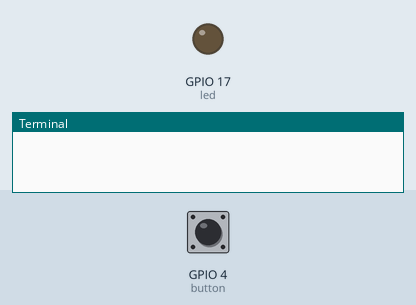
The program below on a simulated Raspberry Pi (BCM pin numbers). Parts: output pins drawn as LEDs (lit = HIGH), the last lines printed to the terminal. The test bench sets the inputs (shaded band); at power-on: GPIO 4 (button) HIGH.

Above: at 1.2 s.
1.3 s: GPIO 4 (button) pulled LOW for 0.15 s
At 2.5 s:
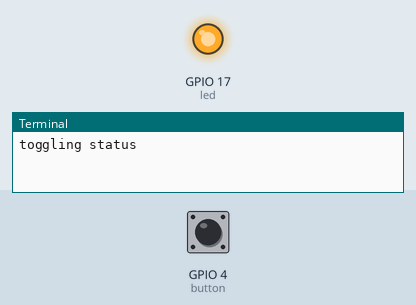
2.9 s: GPIO 4 (button) pulled LOW for 1 s
At 3.8 s:
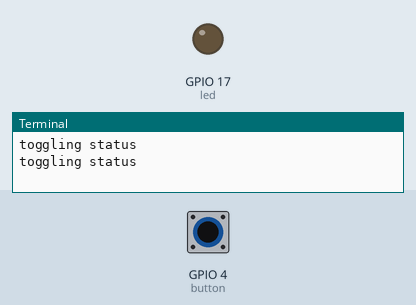
5.4 s: GPIO 4 (button) pulled LOW for 3.2 s
At 5.7 s:
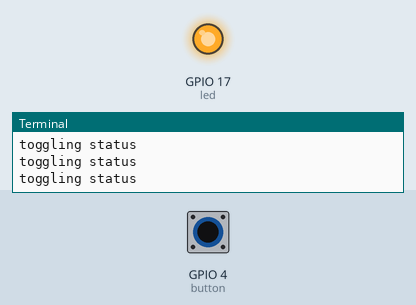
Timing chart, 0 to 8.4 s (numbered marks = the images above; inputs shaded):
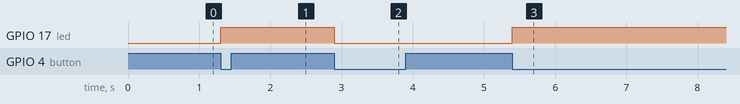

The program:

main.py
```python
from gpiozero import LED, Button
from time import sleep
from signal import pause

def when_pressed():
    print("toggling status")
    led.toggle()

led = LED(17)
button = Button(4, bounce_time=0.3)

button.when_pressed = when_pressed

pause()
```

Measured:
- after the input at 1.3 s, GPIO 17 (led): LOW → HIGH at once
- after the input at 2.9 s, GPIO 17 (led): HIGH → LOW at once
- after the input at 5.4 s, GPIO 17 (led): LOW → HIGH at once
